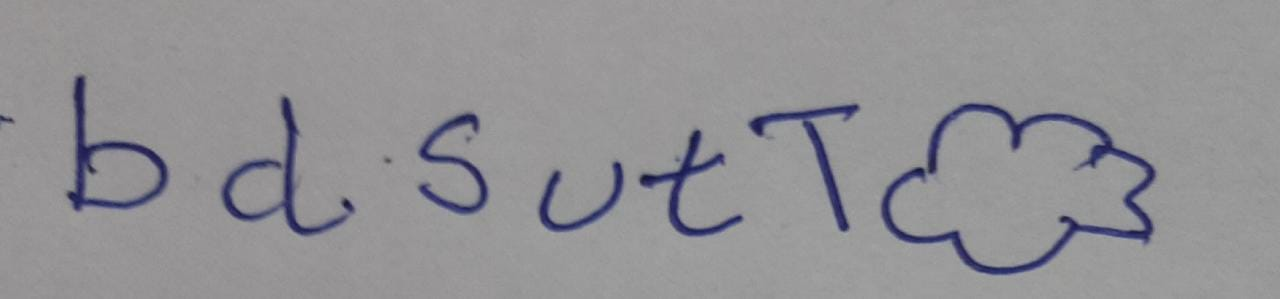
#> input picture test_imgs/test7.jpeg, 1280 x 299 px, found by its file name
$ python mosaicpre.py
#> lines starting #> are read from the running program, lines starting #| are printed output that depends on the picture; after the words box and inside, x2 and y2 are one past the last pixel; in counts of white or black regions, pixels touching at a corner belong together
# -*- coding: utf-8 -*-
"""MosaicPre.ipynb

Automatically generated by Colaboratory.

Original file is located at
    https://colab.research.google.com/drive/1i-qNb7GwawS_brK-m6HYTxlHQ2O3GffJ
"""

import cv2
import numpy as np
from google.colab.patches import cv2_imshow

img = cv2.imread('test7.jpeg')
#> img is the input picture: shape (299, 1280, 3); mean B, G, R 149, 145.9, 146.7

gray = cv2.cvtColor(img, cv2.COLOR_BGR2GRAY)
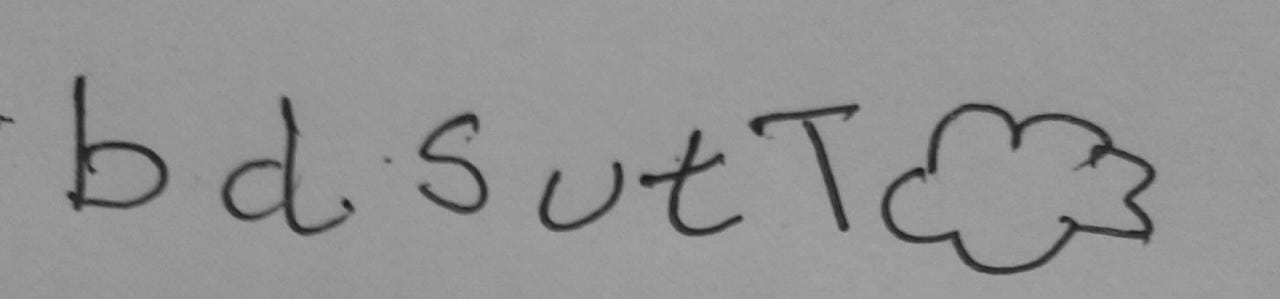
#> gray: shape (299, 1280); min 24, max 165, mean 146.6
cv2_imshow(gray)
kernel = np.ones((3,3), np.uint8)
gray= cv2.erode(gray, kernel, iterations=1)
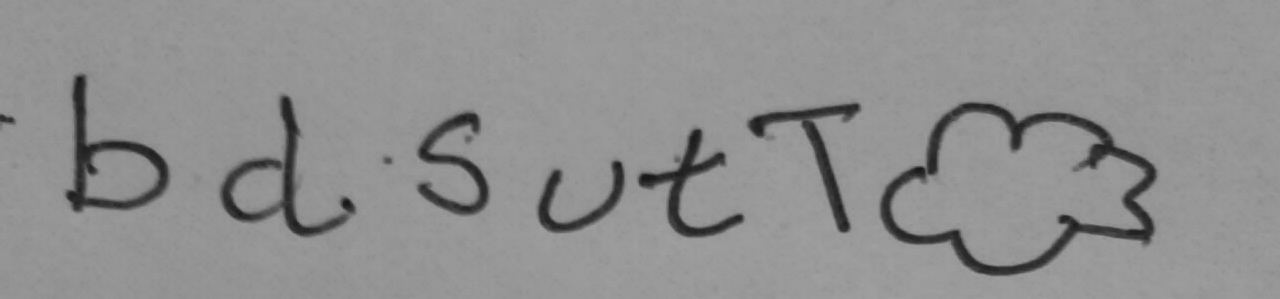
#> gray: shape (299, 1280); min 24, max 161, mean 143.8
# gray= cv2.dilate(gray, kernel, iterations=1)
cv2_imshow(gray)
blur=cv2.GaussianBlur(gray,(5,5),2)
ret, thresh = cv2.threshold(blur, 0, 255, cv2.THRESH_BINARY+cv2.THRESH_OTSU)
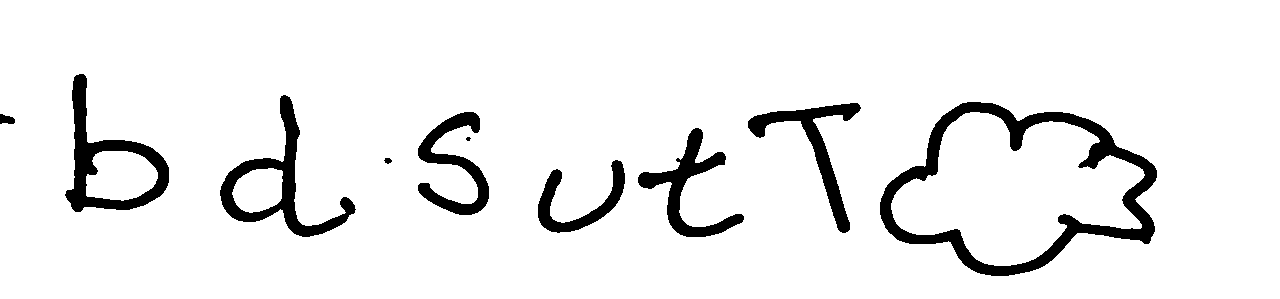
#> thresh: shape (299, 1280); 92.9% white; 10 black regions (1 under 20 px), largest, box (x1, y1, x2, y2) and area: (880, 102, 1157, 276) 8930, (65, 74, 169, 212) 3957, (220, 95, 356, 237) 3894
#> ret = 108
cv2_imshow(thresh)

print(thresh.shape)
#| (299, 1280)
h=thresh.shape[0]
#> h = 299
w=thresh.shape[1]
#> w = 1280
prev=0
cont=0
v=[]
for i in range(0,w):
    x=0
    for j in range(0,h):
         if(thresh[j][i]==0):
             x+=1
    if(x==0 and cont==1):
        if(i-prev<10):
           cont=0
        else:
              cont=0
              v.append((prev,i))
    elif(x>0 and cont==0):
          prev=i
          cont=1
#> after the loop, cont = 0; prev = 880

# for x in v:
#     cv2.line(img,(x[0],0),(x[0],h-1),(255,0,0),3)
#     cv2.line(img,(x[1],0),(x[1],h-1),(255,0,0),3)

prev=0
u=[]
for x in v:
      s=x[0]
      e=x[1]
      cont=0
      for i in range(0,h):
           z=0
           for j in range(s,e+1):
               if(thresh[i][j]==0):
                   z+=1
           if(z>0 and cont==0):
                prev=i
                cont=1
           elif(z==0 and cont==1):
                if(i-prev<10):
                     cont=0
                else:
                  u.append((prev,i))
                  break
#> after the loop, prev = 102
print(v)
#| [(0, 15), (65, 169), (220, 356), (418, 489), (538, 625), (638, 744), (748, 861), (880, 1157)]
print(u)
#| [(114, 124), (74, 212), (95, 237), (112, 215), (160, 233), (128, 237), (103, 233), (102, 276)]
v2=[]
u2=[]
i=0
while i<len(v)-1:
      if(v[i+1][0]-v[i][1]<3):
           v2.append((v[i][0],v[i+1][1]))
           u2.append((min(u[i][0],u[i+1][0]),max(u[i][1],u[i+1][1])))
           i+=2
      else:
         v2.append(v[i])
         u2.append(u[i])
         i+=1
#> after the loop, i = 7
if(i==len(v)-1):
    v2.append(v[-1])
    u2.append(u[-1])

st_list=[]
end_list=[]
for i in range(len(v2)):
   if((v2[i][1]-v2[i][0])>30 and u2[i][1]-u2[i][0]>30):
       cv2.rectangle(img,(v2[i][0],u2[i][0]),(v2[i][1],u2[i][1]),(255,0,0),3)
       st_list.append((u2[i][0],v2[i][0]))
       end_list.append((u2[i][1],v2[i][1]))
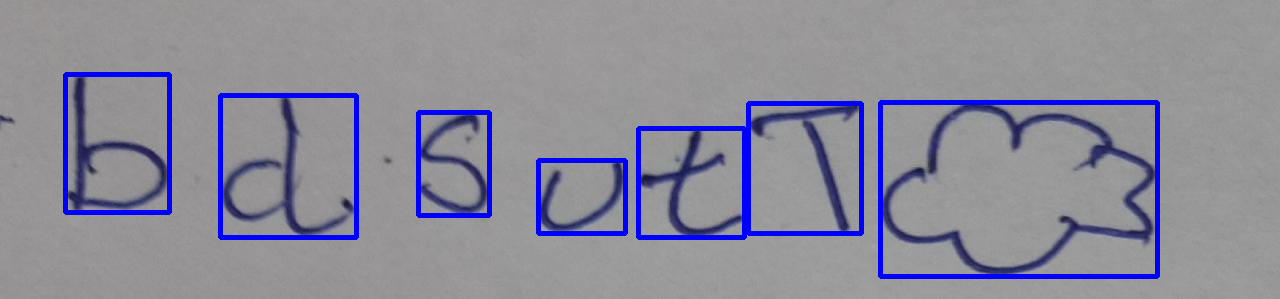
#> img: shape (299, 1280, 3); 4.56% of pixels changed, all inside (x1, y1, x2, y2) = (63, 72, 1160, 279)
#> after the loop, end_list = [(212, 169), (237, 356), (215, 489), (233, 625), (237, 744), (233, 861), (276, 1157)]; st_list = [(74, 65), (95, 220), (112, 418), (160, 538), (128, 638), (103, 748), (102, 880)]

cv2_imshow(img)
# print(v2)
# print(u2)

$ run again, with test_imgs/test4.jpeg copied over test_imgs/test7.jpeg
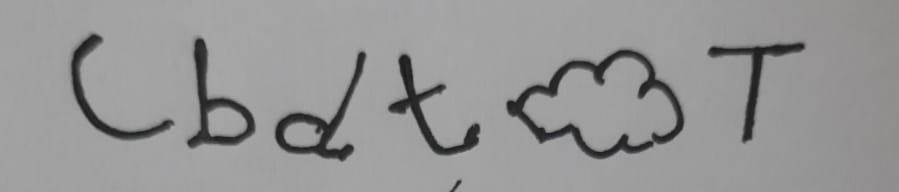
#> input picture test_imgs/test4.jpeg, 899 x 192 px, found by its file name
#> img is the input picture: shape (192, 899, 3); mean B, G, R 149.8, 149.7, 149.9
#> `ret, thresh = cv2.threshold(blur, 0, 255, cv2.THRESH_BINARY+cv2.THRESH..`:
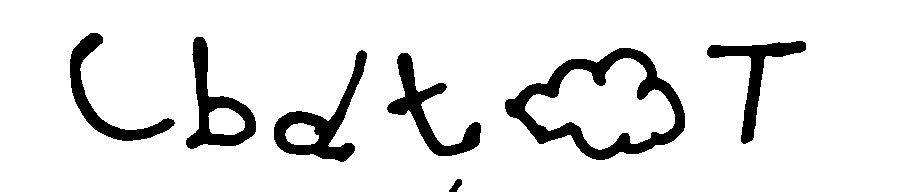
#> thresh: shape (192, 899); 89.7% white; 7 black regions, largest, box (x1, y1, x2, y2) and area: (505, 48, 685, 160) 5327, (274, 50, 367, 162) 2791, (186, 37, 256, 149) 2582
#> ret = 106
#| (192, 899)
#| [(70, 175), (186, 256), (274, 367), (387, 481), (505, 685), (707, 806)]
#| [(33, 141), (37, 149), (50, 162), (53, 156), (48, 160), (41, 144)]
#> after the loop `for i in range(len(v2)):`:
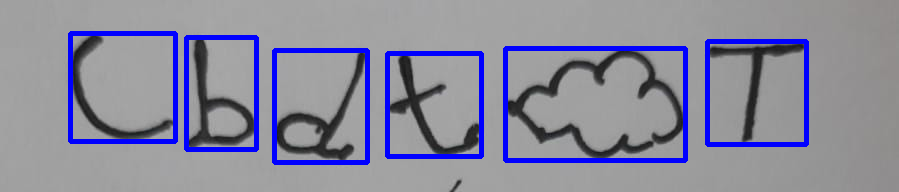
#> img: shape (192, 899, 3); 7.44% of pixels changed, all inside (x1, y1, x2, y2) = (68, 31, 809, 165)
#> after the loop `for i in range(len(v2)):`: end_list = [(141, 175), (149, 256), (162, 367), (156, 481), (160, 685), (144, 806)]; st_list = [(33, 70), (37, 186), (50, 274), (53, 387), (48, 505), (41, 707)]

$ run again, with test_imgs/test5.jpeg copied over test_imgs/test7.jpeg
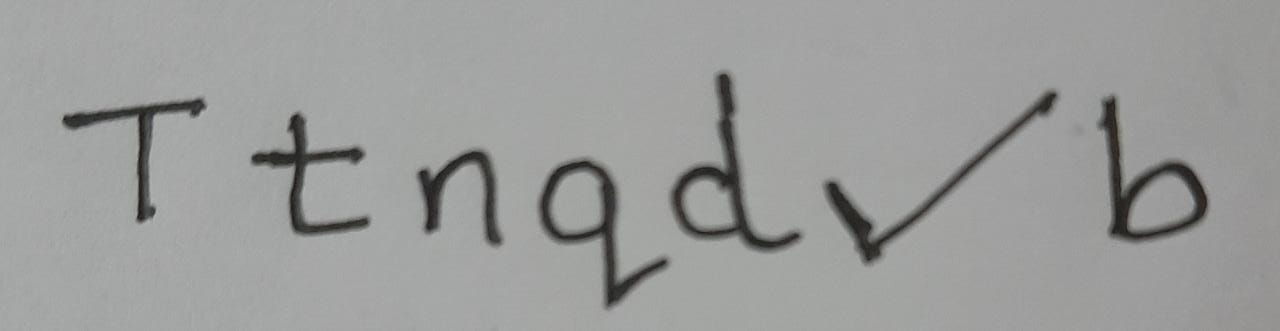
#> input picture test_imgs/test5.jpeg, 1280 x 331 px, found by its file name
#> img is the input picture: shape (331, 1280, 3); mean B, G, R 155, 156.2, 155.3
#> `ret, thresh = cv2.threshold(blur, 0, 255, cv2.THRESH_BINARY+cv2.THRESH..`:
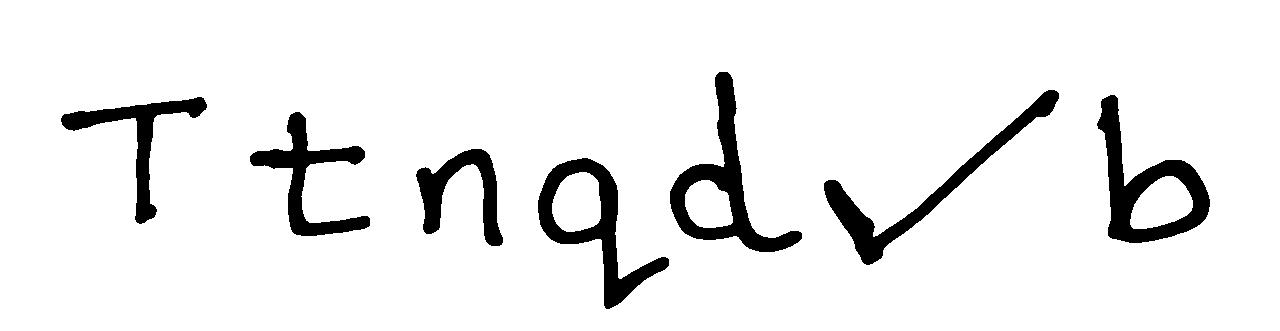
#> thresh: shape (331, 1280); 92.4% white; 7 black regions, largest, box (x1, y1, x2, y2) and area: (670, 72, 802, 252) 5631, (1097, 95, 1210, 243) 5499, (538, 158, 669, 309) 5125
#> ret = 113
#| (331, 1280)
#| [(61, 207), (250, 370), (416, 503), (538, 669), (670, 802), (824, 1059), (1097, 1210)]
#| [(97, 224), (112, 236), (149, 246), (158, 309), (72, 252), (90, 265), (95, 243)]
#> after the loop `for i in range(len(v2)):`:
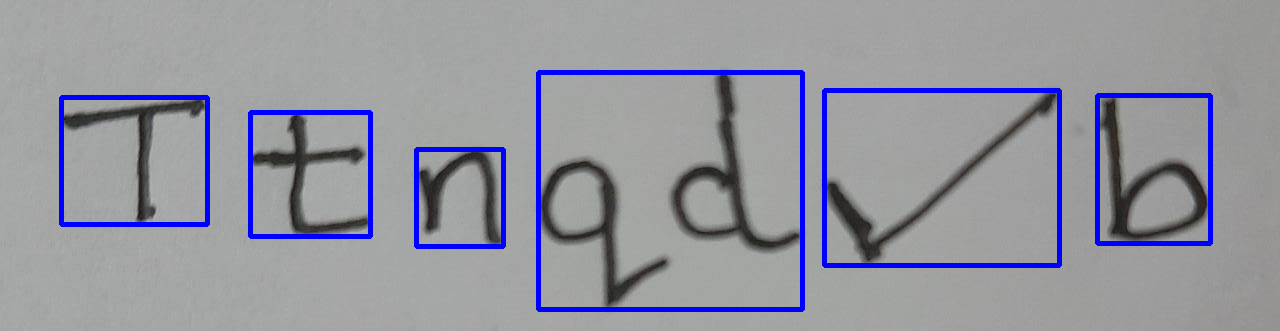
#> img: shape (331, 1280, 3); 4.4% of pixels changed, all inside (x1, y1, x2, y2) = (59, 70, 1213, 312)
#> after the loop `for i in range(len(v2)):`: end_list = [(224, 207), (236, 370), (246, 503), (309, 802), (265, 1059), (243, 1210)]; st_list = [(97, 61), (112, 250), (149, 416), (72, 538), (90, 824), (95, 1097)]
